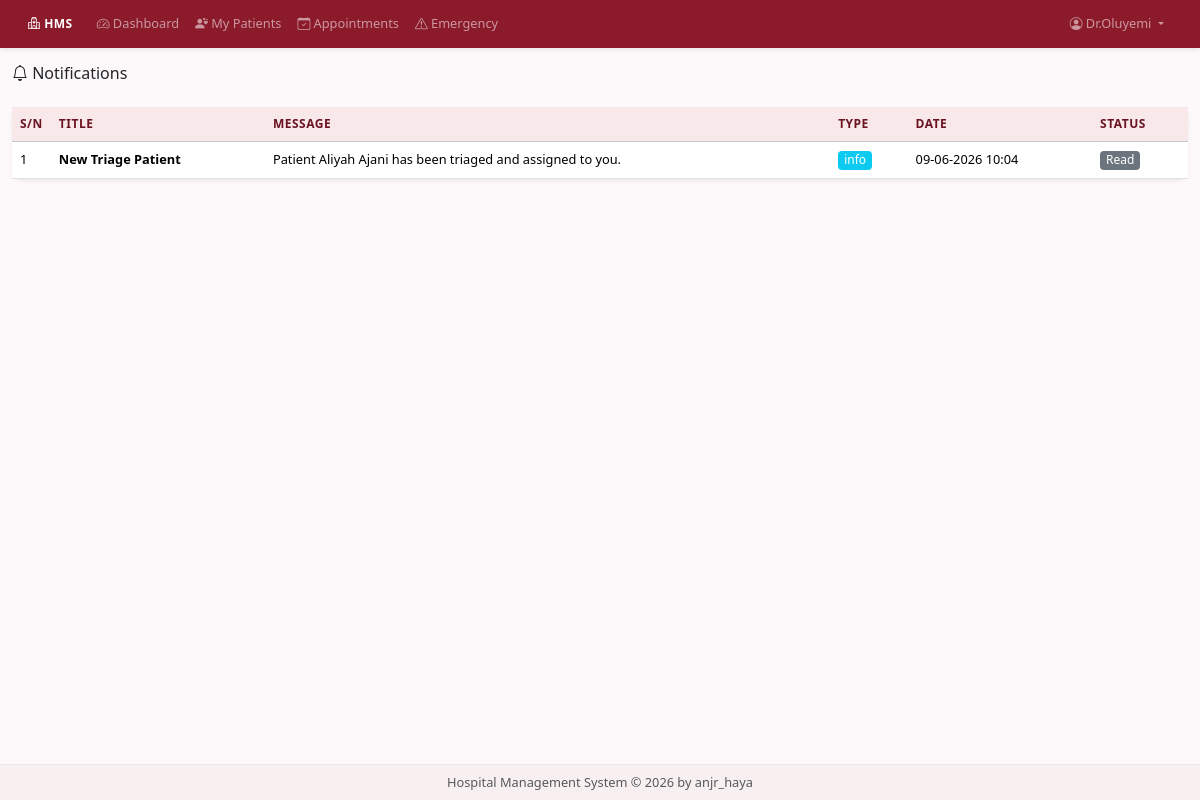
Page /notifications (signed in) on the committed database.
### models/user.py (models this page shows, shortened)
class User(UserMixin, db.Model):
    __tablename__ = 'users'
    id = db.Column(db.Integer, primary_key=True)
    username = db.Column(db.String(80), unique=True, nullable=False)
    password_hash = db.Column(db.String(128), nullable=False)
    role = db.Column(db.String(20), nullable=False)
    name = db.Column(db.String(100), nullable=False)
    email = db.Column(db.String(120), unique=True)
    phone = db.Column(db.String(20))
    is_active_account = db.Column(db.Boolean, default=True)
    created_at = db.Column(db.DateTime, default=datetime.utcnow)
    last_login = db.Column(db.DateTime)
    doctor_profile = db.relationship('Doctor', backref='user', uselist=False, lazy=True)
    notifications = db.relationship('Notification', backref='user', lazy=True, foreign_keys='Notification.user_id')
    activities = db.relationship('ActivityLog', backref='user', lazy=True)
    ROLES = {'admin', 'doctor', 'receptionist', 'nurse'}
    @property
    def is_admin(self):
        return self.role == 'admin'
    @property
    def is_doctor(self):
        return self.role == 'doctor'

### models/notification.py (models this page shows, shortened)
class Notification(db.Model):
    __tablename__ = 'notifications'
    id = db.Column(db.Integer, primary_key=True)
    user_id = db.Column(db.Integer, db.ForeignKey('users.id'), nullable=False)
    title = db.Column(db.String(200), nullable=False)
    message = db.Column(db.Text, nullable=False)
    notification_type = db.Column(db.String(50))
    related_id = db.Column(db.Integer, nullable=True)
    is_read = db.Column(db.Boolean, default=False)
    is_global = db.Column(db.Boolean, default=False)
    created_at = db.Column(db.DateTime, default=datetime.utcnow)
    TYPES = ['appointment', 'emergency', 'billing', 'system', 'reminder', 'info']

### controllers/auth_routes.py (the view)
@auth_bp.route('/notifications')
@login_required
def notifications():
    from models import Notification
    page = request.args.get('page', 1, type=int)
    notifs = Notification.query.filter_by(user_id=current_user.id).order_by(Notification.id.desc()).paginate(page=page, per_page=20, error_out=False)
    unread_ids = [n.id for n in notifs.items if not n.is_read]
    if unread_ids:
        Notification.query.filter(Notification.id.in_(unread_ids)).update({'is_read': True}, synchronize_session=False)
        db.session.commit()
    return render_template('notifications.html', notifications=notifs)

### models/__init__.py (called while the page is built)
@login_manager.user_loader
def load_user(user_id):
    return User.query.get(int(user_id))

### views/templates/notifications.html (shortened to what this page needs)
{% extends "base.html" %}
{% block content %}
<div class="d-flex justify-content-between align-items-center mb-3">
    <h4><i class="bi bi-bell"></i> Notifications</h4>
</div>
<div class="card shadow-sm">
    <div class="card-body p-0">
        <div class="table-responsive">
            <table class="table table-hover mb-0 small">
                <thead class="table-light">
                    <tr><th style="width:35px">S/N</th><th>Title</th><th>Message</th><th>Type</th><th>Date</th><th>Status</th></tr>
                </thead>
                <tbody>
                    {% for n in notifications.items %}
                    <tr class="{{ '' if n.is_read else 'table-info' }}">
                        <td>{{ loop.index }}</td>
                        <td><strong>{{ n.title }}</strong></td>
                        <td>{{ n.message }}</td>
                        <td><span class="badge bg-{{ 'danger' if n.notification_type == 'emergency' else 'info' if n.notification_type == 'info' else 'warning' if n.notification_type == 'reminder' else 'secondary' }}">{{ n.notification_type }}</span></td>
                        <td>{{ n.created_at.strftime('%d-%m-%Y %H:%M') if n.created_at else '-' }}</td>
                        <td>{% if n.is_read %}<span class="badge bg-secondary">Read</span>{% else %}<span class="badge bg-primary">New</span>{% endif %}</td>
                    </tr>
                    {% else %}
                    <tr><td colspan="6" class="text-center py-4 text-muted">No notifications</td></tr>
                    {% endfor %}
                </tbody>
            </table>
        </div>
    </div>
</div>
{% endblock %}

### views/templates/base.html (shortened to what this page needs)
<!DOCTYPE html>
<html lang="en" class="h-100">
<head>
    <link href="https://cdn.jsdelivr.net/npm/bootstrap@5.3.2/dist/css/bootstrap.min.css" rel="stylesheet">
    <link href="https://cdn.jsdelivr.net/npm/bootstrap-icons@1.11.1/font/bootstrap-icons.css" rel="stylesheet">
    <link href="https://cdn.jsdelivr.net/npm/select2@4.1.0-rc.0/dist/css/select2.min.css" rel="stylesheet">
    <link rel="stylesheet" href="https://cdn.jsdelivr.net/npm/flatpickr/dist/flatpickr.min.css">
    <link href="{{ url_for('static', filename='css/style.css') }}" rel="stylesheet">
</head>
<body class="d-flex flex-column h-100">
    {% if current_user.is_authenticated %}
    <nav class="navbar navbar-expand-lg navbar-dark shadow-sm flex-shrink-0" style="background-color: #8B1A2B;">
        <div class="container-fluid">
            <a class="navbar-brand fw-bold small" href="{{ url_for('auth.login') }}">
                <i class="bi bi-hospital"></i> HMS
            </a>
            <div class="collapse navbar-collapse" id="navbarNav">
                <ul class="navbar-nav me-auto">
                    {% if current_user.is_admin %}
                    <li class="nav-item"><a class="nav-link small" href="{{ url_for('admin.dashboard') }}"><i class="bi bi-speedometer2"></i> Dashboard</a></li>
                    <li class="nav-item"><a class="nav-link small" href="{{ url_for('admin.manage_users') }}"><i class="bi bi-people"></i> Users</a></li>
                    <li class="nav-item"><a class="nav-link small" href="{{ url_for('admin.manage_doctors') }}"><i class="bi bi-person-badge"></i> Doctors</a></li>
                    <li class="nav-item"><a class="nav-link small" href="{{ url_for('admin.register_patient') }}"><i class="bi bi-person-plus"></i> Register</a></li>
                    <li class="nav-item"><a class="nav-link small" href="{{ url_for('admin.manage_patients') }}"><i class="bi bi-person-hearts"></i> Patients</a></li>
                    <li class="nav-item"><a class="nav-link small" href="{{ url_for('admin.archived_patients') }}"><i class="bi bi-archive"></i> Archived</a></li>
                    <li class="nav-item"><a class="nav-link small" href="{{ url_for('admin.manage_appointments') }}"><i class="bi bi-calendar-check"></i> Appointments</a></li>
                    <li class="nav-item"><a class="nav-link small" href="{{ url_for('admin.manage_billing') }}"><i class="bi bi-credit-card"></i> Billing</a></li>
                    <li class="nav-item"><a class="nav-link small" href="{{ url_for('admin.manage_departments') }}"><i class="bi bi-building"></i> Departments</a></li>
                    <li class="nav-item"><a class="nav-link small" href="{{ url_for('admin.reports') }}"><i class="bi bi-file-earmark-bar-graph"></i> Reports</a></li>
                    <li class="nav-item"><a class="nav-link small" href="{{ url_for('admin.activity_logs') }}"><i class="bi bi-activity"></i> Logs</a></li>
                    {% elif current_user.is_doctor %}
                    <li class="nav-item"><a class="nav-link small" href="{{ url_for('doctor.dashboard') }}"><i class="bi bi-speedometer2"></i> Dashboard</a></li>
                    <li class="nav-item"><a class="nav-link small" href="{{ url_for('doctor.my_patients') }}"><i class="bi bi-person-hearts"></i> My Patients</a></li>
                    <li class="nav-item"><a class="nav-link small" href="{{ url_for('doctor.appointments') }}"><i class="bi bi-calendar-check"></i> Appointments</a></li>
                    <li class="nav-item"><a class="nav-link small" href="{{ url_for('doctor.emergency_queue') }}"><i class="bi bi-exclamation-triangle"></i> Emergency</a></li>
                    {% endif %}
                </ul>
                <ul class="navbar-nav">
                    <li class="nav-item dropdown">
                        <a class="nav-link dropdown-toggle small" href="#" data-bs-toggle="dropdown">
                            <i class="bi bi-person-circle"></i> {{ current_user.name }}
                        </a>
                    </li>
                </ul>
            </div>
        </div>
    </nav>
    {% endif %}
    <div class="container-fluid flex-shrink-0 mt-3">
        {% block content %}{% endblock %}
    </div>
    <footer class="footer mt-auto py-2 flex-shrink-0" style="background-color: #f8f0f0;">
        <div class="container text-center">
            <span class="text-muted small">Hospital Management System &copy; 2026 by anjr_haya</span>
        </div>
    </footer>
</body>
</html>

### views/static/css/style.css (style rules this page uses)
:root { --wine: #8B1A2B; --wine-dark: #6B1320; --wine-light: #A82D3F; --pink: #F8E8EA; --pink-light: #FCF4F5; }
body { background: #fdf8f9; font-family: 'Segoe UI', Tahoma, Geneva, Verdana, sans-serif; font-size: 0.85rem; }
h1, h2, h3, h4, h5, h6 { font-size: 1rem; }
h4 { font-size: 1rem; }
.card { border: none; border-radius: 10px; transition: transform 0.2s; font-size: 0.85rem; }
.card-body { font-size: 0.85rem; }
.navbar { padding: 0.4rem 1rem; box-shadow: 0 2px 4px rgba(0,0,0,0.1); font-size: 0.8rem; }
.navbar-brand { font-size: 1rem; letter-spacing: 0.5px; }
.nav-link { font-size: 0.8rem !important; }
.table { font-size: 0.8rem; margin-bottom: 0; }
.table th { font-weight: 600; font-size: 0.75rem; text-transform: uppercase; letter-spacing: 0.5px; color: #8B1A2B; }
.table td { vertical-align: middle; font-size: 0.8rem; }
.table thead.table-light th { background-color: var(--pink); color: var(--wine-dark); }
.badge { padding: 0.3em 0.5em; font-weight: 500; border-radius: 4px; font-size: 0.75rem; }
.footer { border-top: 1px solid #e9ecef; font-size: 0.75rem; }
a { color: var(--wine); }
.small, small { font-size: 0.75rem; }
.text-muted { font-size: 0.8rem; }

### rows in the picture
User: name "Dr.Oluyemi"
Notification: title "New Triage Patient", message "Patient Aliyah Ajani has been triaged and assigned to you.", notification_type "info", created_at "09-06-2026 10:04", is_read "Read"
